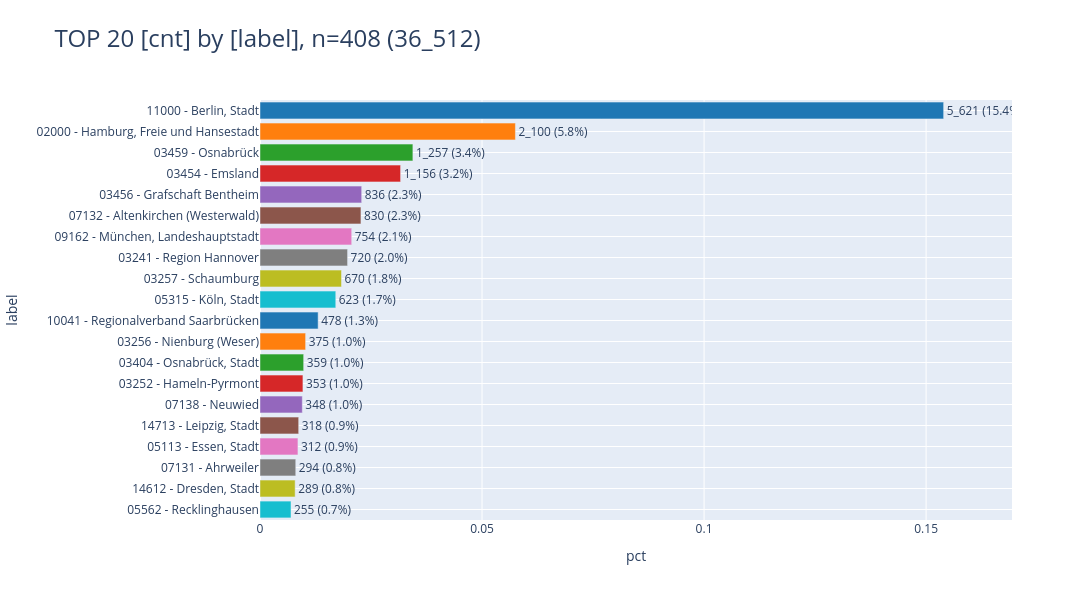

The code cell stored with this chart in its notebook:
### Code cell
show_duplikate_ort(db_duplicates_epi,"epi")

### Figure 1 — Plotly figure (JSON) as saved in the notebook; plotly's stock layout.template omitted (floating-point values rounded to 4 significant figures)
{"data": [{"error_y": {"thickness": 5}, "hovertemplate": "label=%{y}<br>pct=%{x}<br>cnt_pct_str=%{text}<extra></extra>", "legendgroup": "11000 - Berlin, Stadt", "marker": {"color": "#1F77B4", "pattern": {"shape": ""}}, "name": "11000 - Berlin, Stadt", "orientation": "h", "showlegend": true, "text": ["5_621 (15.4%)"], "textposition": "outside", "type": "bar", "x": [0.1539], "xaxis": "x", "y": ["11000 - Berlin, Stadt"], "yaxis": "y"}, {"error_y": {"thickness": 5}, "hovertemplate": "label=%{y}<br>pct=%{x}<br>cnt_pct_str=%{text}<extra></extra>", "legendgroup": "02000 - Hamburg, Freie und Hansestadt", "marker": {"color": "#FF7F0E", "pattern": {"shape": ""}}, "name": "02000 - Hamburg, Freie und Hansestadt", "orientation": "h", "showlegend": true, "text": ["2_100 (5.8%)"], "textposition": "outside", "type": "bar", "x": [0.05752], "xaxis": "x", "y": ["02000 - Hamburg, Freie und Hansestadt"], "yaxis": "y"}, {"error_y": {"thickness": 5}, "hovertemplate": "label=%{y}<br>pct=%{x}<br>cnt_pct_str=%{text}<extra></extra>", "legendgroup": "03459 - Osnabrück", "marker": {"color": "#2CA02C", "pattern": {"shape": ""}}, "name": "03459 - Osnabrück", "orientation": "h", "showlegend": true, "text": ["1_257 (3.4%)"], "textposition": "outside", "type": "bar", "x": [0.03443], "xaxis": "x", "y": ["03459 - Osnabrück"], "yaxis": "y"}, {"error_y": {"thickness": 5}, "hovertemplate": "label=%{y}<br>pct=%{x}<br>cnt_pct_str=%{text}<extra></extra>", "legendgroup": "03454 - Emsland", "marker": {"color": "#D62728", "pattern": {"shape": ""}}, "name": "03454 - Emsland", "orientation": "h", "showlegend": true, "text": ["1_156 (3.2%)"], "textposition": "outside", "type": "bar", "x": [0.03166], "xaxis": "x", "y": ["03454 - Emsland"], "yaxis": "y"}, {"error_y": {"thickness": 5}, "hovertemplate": "label=%{y}<br>pct=%{x}<br>cnt_pct_str=%{text}<extra></extra>", "legendgroup": "03456 - Grafschaft Bentheim", "marker": {"color": "#9467BD", "pattern": {"shape": ""}}, "name": "03456 - Grafschaft Bentheim", "orientation": "h", "showlegend": true, "text": ["836 (2.3%)"], "textposition": "outside", "type": "bar", "x": [0.0229], "xaxis": "x", "y": ["03456 - Grafschaft Bentheim"], "yaxis": "y"}, {"error_y": {"thickness": 5}, "hovertemplate": "label=%{y}<br>pct=%{x}<br>cnt_pct_str=%{text}<extra></extra>", "legendgroup": "07132 - Altenkirchen (Westerwald)", "marker": {"color": "#8C564B", "pattern": {"shape": ""}}, "name": "07132 - Altenkirchen (Westerwald)", "orientation": "h", "showlegend": true, "text": ["830 (2.3%)"], "textposition": "outside", "type": "bar", "x": [0.02273], "xaxis": "x", "y": ["07132 - Altenkirchen (Westerwald)"], "yaxis": "y"}, {"error_y": {"thickness": 5}, "hovertemplate": "label=%{y}<br>pct=%{x}<br>cnt_pct_str=%{text}<extra></extra>", "legendgroup": "09162 - München, Landeshauptstadt", "marker": {"color": "#E377C2", "pattern": {"shape": ""}}, "name": "09162 - München, Landeshauptstadt", "orientation": "h", "showlegend": true, "text": ["754 (2.1%)"], "textposition": "outside", "type": "bar", "x": [0.02065], "xaxis": "x", "y": ["09162 - München, Landeshauptstadt"], "yaxis": "y"}, {"error_y": {"thickness": 5}, "hovertemplate": "label=%{y}<br>pct=%{x}<br>cnt_pct_str=%{text}<extra></extra>", "legendgroup": "03241 - Region Hannover", "marker": {"color": "#7F7F7F", "pattern": {"shape": ""}}, "name": "03241 - Region Hannover", "orientation": "h", "showlegend": true, "text": ["720 (2.0%)"], "textposition": "outside", "type": "bar", "x": [0.01972], "xaxis": "x", "y": ["03241 - Region Hannover"], "yaxis": "y"}, {"error_y": {"thickness": 5}, "hovertemplate": "label=%{y}<br>pct=%{x}<br>cnt_pct_str=%{text}<extra></extra>", "legendgroup": "03257 - Schaumburg", "marker": {"color": "#BCBD22", "pattern": {"shape": ""}}, "name": "03257 - Schaumburg", "orientation": "h", "showlegend": true, "text": ["670 (1.8%)"], "textposition": "outside", "type": "bar", "x": [0.01835], "xaxis": "x", "y": ["03257 - Schaumburg"], "yaxis": "y"}, {"error_y": {"thickness": 5}, "hovertemplate": "label=%{y}<br>pct=%{x}<br>cnt_pct_str=%{text}<extra></extra>", "legendgroup": "05315 - Köln, Stadt", "marker": {"color": "#17BECF", "pattern": {"shape": ""}}, "name": "05315 - Köln, Stadt", "orientation": "h", "showlegend": true, "text": ["623 (1.7%)"], "textposition": "outside", "type": "bar", "x": [0.01706], "xaxis": "x", "y": ["05315 - Köln, Stadt"], "yaxis": "y"}, {"error_y": {"thickness": 5}, "hovertemplate": "label=%{y}<br>pct=%{x}<br>cnt_pct_str=%{text}<extra></extra>", "legendgroup": "10041 - Regionalverband Saarbrücken", "marker": {"color": "#1F77B4", "pattern": {"shape": ""}}, "name": "10041 - Regionalverband Saarbrücken", "orientation": "h", "showlegend": true, "text": ["478 (1.3%)"], "textposition": "outside", "type": "bar", "x": [0.01309], "xaxis": "x", "y": ["10041 - Regionalverband Saarbrücken"], "yaxis": "y"}, {"error_y": {"thickness": 5}, "hovertemplate": "label=%{y}<br>pct=%{x}<br>cnt_pct_str=%{text}<extra></extra>", "legendgroup": "03256 - Nienburg (Weser)", "marker": {"color": "#FF7F0E", "pattern": {"shape": ""}}, "name": "03256 - Nienburg (Weser)", "orientation": "h", "showlegend": true, "text": ["375 (1.0%)"], "textposition": "outside", "type": "bar", "x": [0.01027], "xaxis": "x", "y": ["03256 - Nienburg (Weser)"], "yaxis": "y"}, {"error_y": {"thickness": 5}, "hovertemplate": "label=%{y}<br>pct=%{x}<br>cnt_pct_str=%{text}<extra></extra>", "legendgroup": "03404 - Osnabrück, Stadt", "marker": {"color": "#2CA02C", "pattern": {"shape": ""}}, "name": "03404 - Osnabrück, Stadt", "orientation": "h", "showlegend": true, "text": ["359 (1.0%)"], "textposition": "outside", "type": "bar", "x": [0.009832], "xaxis": "x", "y": ["03404 - Osnabrück, Stadt"], "yaxis": "y"}, {"error_y": {"thickness": 5}, "hovertemplate": "label=%{y}<br>pct=%{x}<br>cnt_pct_str=%{text}<extra></extra>", "legendgroup": "03252 - Hameln-Pyrmont", "marker": {"color": "#D62728", "pattern": {"shape": ""}}, "name": "03252 - Hameln-Pyrmont", "orientation": "h", "showlegend": true, "text": ["353 (1.0%)"], "textposition": "outside", "type": "bar", "x": [0.009668], "xaxis": "x", "y": ["03252 - Hameln-Pyrmont"], "yaxis": "y"}, {"error_y": {"thickness": 5}, "hovertemplate": "label=%{y}<br>pct=%{x}<br>cnt_pct_str=%{text}<extra></extra>", "legendgroup": "07138 - Neuwied", "marker": {"color": "#9467BD", "pattern": {"shape": ""}}, "name": "07138 - Neuwied", "orientation": "h", "showlegend": true, "text": ["348 (1.0%)"], "textposition": "outside", "type": "bar", "x": [0.009531], "xaxis": "x", "y": ["07138 - Neuwied"], "yaxis": "y"}, {"error_y": {"thickness": 5}, "hovertemplate": "label=%{y}<br>pct=%{x}<br>cnt_pct_str=%{text}<extra></extra>", "legendgroup": "14713 - Leipzig, Stadt", "marker": {"color": "#8C564B", "pattern": {"shape": ""}}, "name": "14713 - Leipzig, Stadt", "orientation": "h", "showlegend": true, "text": ["318 (0.9%)"], "textposition": "outside", "type": "bar", "x": [0.008709], "xaxis": "x", "y": ["14713 - Leipzig, Stadt"], "yaxis": "y"}, {"error_y": {"thickness": 5}, "hovertemplate": "label=%{y}<br>pct=%{x}<br>cnt_pct_str=%{text}<extra></extra>", "legendgroup": "05113 - Essen, Stadt", "marker": {"color": "#E377C2", "pattern": {"shape": ""}}, "name": "05113 - Essen, Stadt", "orientation": "h", "showlegend": true, "text": ["312 (0.9%)"], "textposition": "outside", "type": "bar", "x": [0.008545], "xaxis": "x", "y": ["05113 - Essen, Stadt"], "yaxis": "y"}, {"error_y": {"thickness": 5}, "hovertemplate": "label=%{y}<br>pct=%{x}<br>cnt_pct_str=%{text}<extra></extra>", "legendgroup": "07131 - Ahrweiler", "marker": {"color": "#7F7F7F", "pattern": {"shape": ""}}, "name": "07131 - Ahrweiler", "orientation": "h", "showlegend": true, "text": ["294 (0.8%)"], "textposition": "outside", "type": "bar", "x": [0.008052], "xaxis": "x", "y": ["07131 - Ahrweiler"], "yaxis": "y"}, {"error_y": {"thickness": 5}, "hovertemplate": "label=%{y}<br>pct=%{x}<br>cnt_pct_str=%{text}<extra></extra>", "legendgroup": "14612 - Dresden, Stadt", "marker": {"color": "#BCBD22", "pattern": {"shape": ""}}, "name": "14612 - Dresden, Stadt", "orientation": "h", "showlegend": true, "text": ["289 (0.8%)"], "textposition": "outside", "type": "bar", "x": [0.007915], "xaxis": "x", "y": ["14612 - Dresden, Stadt"], "yaxis": "y"}, {"error_y": {"thickness": 5}, "hovertemplate": "label=%{y}<br>pct=%{x}<br>cnt_pct_str=%{text}<extra></extra>", "legendgroup": "05562 - Recklinghausen", "marker": {"color": "#17BECF", "pattern": {"shape": ""}}, "name": "05562 - Recklinghausen", "orientation": "h", "showlegend": true, "text": ["255 (0.7%)"], "textposition": "outside", "type": "bar", "x": [0.006984], "xaxis": "x", "y": ["05562 - Recklinghausen"], "yaxis": "y"}], "layout": {"barmode": "relative", "height": 600, "legend": {"title": {"text": "label"}, "tracegroupgap": 0}, "showlegend": false, "title": {"font": {"size": 24}, "text": "TOP 20 [cnt] by [label], n=408 (36_512)", "xanchor": "left", "y": 0.95, "yanchor": "top"}, "width": 1600, "xaxis": {"anchor": "y", "domain": [0, 1], "dtick": 0.05, "gridwidth": 1, "range": [0, 0.1693], "showgrid": true, "title": {"text": "pct"}}, "yaxis": {"anchor": "x", "categoryarray": ["05562 - Recklinghausen", "14612 - Dresden, Stadt", "07131 - Ahrweiler", "05113 - Essen, Stadt", "14713 - Leipzig, Stadt", "07138 - Neuwied", "03252 - Hameln-Pyrmont", "03404 - Osnabrück, Stadt", "03256 - Nienburg (Weser)", "10041 - Regionalverband Saarbrücken", "05315 - Köln, Stadt", "03257 - Schaumburg", "03241 - Region Hannover", "09162 - München, Landeshauptstadt", "07132 - Altenkirchen (Westerwald)", "03456 - Grafschaft Bentheim", "03454 - Emsland", "03459 - Osnabrück", "02000 - Hamburg, Freie und Hansestadt", "11000 - Berlin, Stadt"], "categoryorder": "total ascending", "domain": [0, 1], "gridwidth": 1, "showgrid": true, "title": {"text": "label"}}}}
